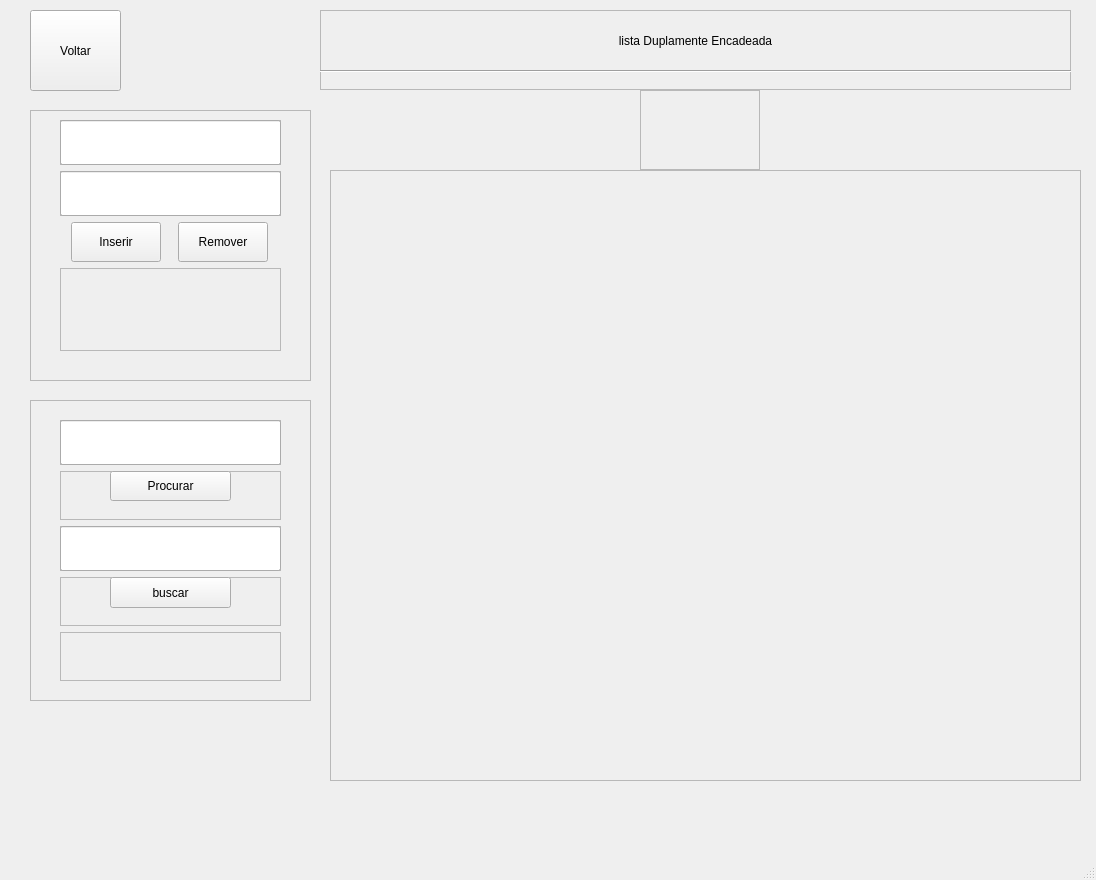
<?xml version="1.0" encoding="UTF-8"?>
<ui version="4.0">
 <class>LDEJanela</class>
 <widget class="QMainWindow" name="LDEJanela">
  <property name="geometry">
   <rect>
    <x>0</x>
    <y>0</y>
    <width>1096</width>
    <height>880</height>
   </rect>
  </property>
  <property name="minimumSize">
   <size>
    <width>100</width>
    <height>100</height>
   </size>
  </property>
  <property name="windowTitle">
   <string>MainWindow</string>
  </property>
  <widget class="QWidget" name="centralwidget">
   <widget class="QWidget" name="verticalLayoutWidget_2">
    <property name="geometry">
     <rect>
      <x>320</x>
      <y>10</y>
      <width>751</width>
      <height>80</height>
     </rect>
    </property>
    <layout class="QVBoxLayout" name="LayoutTitulo">
     <item>
      <widget class="QFrame" name="frameTitulo">
       <property name="frameShape">
        <enum>QFrame::StyledPanel</enum>
       </property>
       <property name="frameShadow">
        <enum>QFrame::Raised</enum>
       </property>
       <widget class="QLabel" name="titulo_pagina">
        <property name="geometry">
         <rect>
          <x>0</x>
          <y>0</y>
          <width>751</width>
          <height>61</height>
         </rect>
        </property>
        <property name="text">
         <string>lista Duplamente Encadeada</string>
        </property>
        <property name="alignment">
         <set>Qt::AlignCenter</set>
        </property>
       </widget>
       <widget class="Line" name="line_7">
        <property name="geometry">
         <rect>
          <x>0</x>
          <y>60</y>
          <width>769</width>
          <height>3</height>
         </rect>
        </property>
        <property name="orientation">
         <enum>Qt::Horizontal</enum>
        </property>
       </widget>
      </widget>
     </item>
    </layout>
   </widget>
   <widget class="QPushButton" name="pushButtonVoltar">
    <property name="geometry">
     <rect>
      <x>30</x>
      <y>10</y>
      <width>91</width>
      <height>81</height>
     </rect>
    </property>
    <property name="text">
     <string>Voltar</string>
    </property>
   </widget>
   <widget class="QFrame" name="menu_Busca">
    <property name="geometry">
     <rect>
      <x>30</x>
      <y>400</y>
      <width>281</width>
      <height>301</height>
     </rect>
    </property>
    <property name="layoutDirection">
     <enum>Qt::LeftToRight</enum>
    </property>
    <property name="frameShape">
     <enum>QFrame::StyledPanel</enum>
    </property>
    <property name="frameShadow">
     <enum>QFrame::Raised</enum>
    </property>
    <widget class="QWidget" name="verticalLayoutWidget_3">
     <property name="geometry">
      <rect>
       <x>30</x>
       <y>20</y>
       <width>221</width>
       <height>261</height>
      </rect>
     </property>
     <layout class="QVBoxLayout" name="Layout_menu_dados_2">
      <property name="spacing">
       <number>6</number>
      </property>
      <property name="sizeConstraint">
       <enum>QLayout::SetDefaultConstraint</enum>
      </property>
      <item>
       <widget class="QFrame" name="frameInputNumeroBusca">
        <property name="minimumSize">
         <size>
          <width>188</width>
          <height>45</height>
         </size>
        </property>
        <property name="maximumSize">
         <size>
          <width>242</width>
          <height>45</height>
         </size>
        </property>
        <property name="frameShape">
         <enum>QFrame::StyledPanel</enum>
        </property>
        <property name="frameShadow">
         <enum>QFrame::Raised</enum>
        </property>
        <widget class="QLineEdit" name="input_numero_busca">
         <property name="geometry">
          <rect>
           <x>0</x>
           <y>0</y>
           <width>221</width>
           <height>45</height>
          </rect>
         </property>
         <property name="minimumSize">
          <size>
           <width>188</width>
           <height>45</height>
          </size>
         </property>
         <property name="maximumSize">
          <size>
           <width>242</width>
           <height>45</height>
          </size>
         </property>
         <property name="inputMask">
          <string/>
         </property>
         <property name="text">
          <string/>
         </property>
         <property name="frame">
          <bool>true</bool>
         </property>
         <property name="alignment">
          <set>Qt::AlignCenter</set>
         </property>
        </widget>
       </widget>
      </item>
      <item>
       <widget class="QFrame" name="frame_2">
        <property name="frameShape">
         <enum>QFrame::StyledPanel</enum>
        </property>
        <property name="frameShadow">
         <enum>QFrame::Raised</enum>
        </property>
        <widget class="QPushButton" name="buttonBuscarValor">
         <property name="geometry">
          <rect>
           <x>50</x>
           <y>0</y>
           <width>121</width>
           <height>30</height>
          </rect>
         </property>
         <property name="maximumSize">
          <size>
           <width>150</width>
           <height>30</height>
          </size>
         </property>
         <property name="text">
          <string>Procurar</string>
         </property>
        </widget>
       </widget>
      </item>
      <item>
       <widget class="QFrame" name="frameInputPosicaoBusca">
        <property name="minimumSize">
         <size>
          <width>188</width>
          <height>45</height>
         </size>
        </property>
        <property name="maximumSize">
         <size>
          <width>242</width>
          <height>45</height>
         </size>
        </property>
        <property name="frameShape">
         <enum>QFrame::StyledPanel</enum>
        </property>
        <property name="frameShadow">
         <enum>QFrame::Raised</enum>
        </property>
        <widget class="QLineEdit" name="input_posicao_busca">
         <property name="geometry">
          <rect>
           <x>0</x>
           <y>0</y>
           <width>221</width>
           <height>45</height>
          </rect>
         </property>
         <property name="minimumSize">
          <size>
           <width>188</width>
           <height>45</height>
          </size>
         </property>
         <property name="maximumSize">
          <size>
           <width>242</width>
           <height>45</height>
          </size>
         </property>
         <property name="inputMask">
          <string/>
         </property>
         <property name="text">
          <string/>
         </property>
         <property name="alignment">
          <set>Qt::AlignCenter</set>
         </property>
        </widget>
       </widget>
      </item>
      <item>
       <widget class="QFrame" name="frameButtonBuscaPos">
        <property name="frameShape">
         <enum>QFrame::StyledPanel</enum>
        </property>
        <property name="frameShadow">
         <enum>QFrame::Raised</enum>
        </property>
        <widget class="QPushButton" name="buttonBuscarPosicao">
         <property name="geometry">
          <rect>
           <x>50</x>
           <y>0</y>
           <width>121</width>
           <height>31</height>
          </rect>
         </property>
         <property name="maximumSize">
          <size>
           <width>200</width>
           <height>40</height>
          </size>
         </property>
         <property name="text">
          <string>buscar</string>
         </property>
        </widget>
       </widget>
      </item>
      <item>
       <layout class="QHBoxLayout" name="horizontalLayout_11">
        <item>
         <widget class="QFrame" name="frameRespostaBusca">
          <property name="frameShape">
           <enum>QFrame::StyledPanel</enum>
          </property>
          <property name="frameShadow">
           <enum>QFrame::Raised</enum>
          </property>
          <widget class="QLabel" name="labelRepostaBusca">
           <property name="geometry">
            <rect>
             <x>0</x>
             <y>0</y>
             <width>221</width>
             <height>51</height>
            </rect>
           </property>
           <property name="text">
            <string/>
           </property>
           <property name="alignment">
            <set>Qt::AlignCenter</set>
           </property>
          </widget>
         </widget>
        </item>
       </layout>
      </item>
     </layout>
    </widget>
   </widget>
   <widget class="QFrame" name="menu_dados">
    <property name="geometry">
     <rect>
      <x>30</x>
      <y>110</y>
      <width>281</width>
      <height>271</height>
     </rect>
    </property>
    <property name="layoutDirection">
     <enum>Qt::LeftToRight</enum>
    </property>
    <property name="frameShape">
     <enum>QFrame::StyledPanel</enum>
    </property>
    <property name="frameShadow">
     <enum>QFrame::Raised</enum>
    </property>
    <widget class="QWidget" name="verticalLayoutWidget">
     <property name="geometry">
      <rect>
       <x>30</x>
       <y>10</y>
       <width>221</width>
       <height>231</height>
      </rect>
     </property>
     <layout class="QVBoxLayout" name="Layout_menu_dados">
      <property name="sizeConstraint">
       <enum>QLayout::SetDefaultConstraint</enum>
      </property>
      <item>
       <widget class="QFrame" name="frameInputNumero">
        <property name="minimumSize">
         <size>
          <width>188</width>
          <height>45</height>
         </size>
        </property>
        <property name="maximumSize">
         <size>
          <width>242</width>
          <height>45</height>
         </size>
        </property>
        <property name="frameShape">
         <enum>QFrame::StyledPanel</enum>
        </property>
        <property name="frameShadow">
         <enum>QFrame::Raised</enum>
        </property>
        <widget class="QLineEdit" name="input_numero">
         <property name="geometry">
          <rect>
           <x>0</x>
           <y>0</y>
           <width>221</width>
           <height>45</height>
          </rect>
         </property>
         <property name="minimumSize">
          <size>
           <width>188</width>
           <height>45</height>
          </size>
         </property>
         <property name="maximumSize">
          <size>
           <width>242</width>
           <height>45</height>
          </size>
         </property>
         <property name="inputMask">
          <string/>
         </property>
         <property name="text">
          <string/>
         </property>
         <property name="frame">
          <bool>true</bool>
         </property>
         <property name="alignment">
          <set>Qt::AlignCenter</set>
         </property>
        </widget>
       </widget>
      </item>
      <item>
       <widget class="QFrame" name="frameInputPosicao">
        <property name="minimumSize">
         <size>
          <width>188</width>
          <height>45</height>
         </size>
        </property>
        <property name="maximumSize">
         <size>
          <width>242</width>
          <height>45</height>
         </size>
        </property>
        <property name="frameShape">
         <enum>QFrame::StyledPanel</enum>
        </property>
        <property name="frameShadow">
         <enum>QFrame::Raised</enum>
        </property>
        <widget class="QLineEdit" name="input_posicao">
         <property name="geometry">
          <rect>
           <x>0</x>
           <y>0</y>
           <width>221</width>
           <height>45</height>
          </rect>
         </property>
         <property name="minimumSize">
          <size>
           <width>188</width>
           <height>45</height>
          </size>
         </property>
         <property name="maximumSize">
          <size>
           <width>242</width>
           <height>45</height>
          </size>
         </property>
         <property name="inputMask">
          <string/>
         </property>
         <property name="text">
          <string/>
         </property>
         <property name="alignment">
          <set>Qt::AlignCenter</set>
         </property>
        </widget>
       </widget>
      </item>
      <item>
       <layout class="QVBoxLayout" name="verticalLayout_3">
        <item>
         <layout class="QHBoxLayout" name="horizontalLayout_10">
          <item>
           <widget class="QPushButton" name="buttonInserir">
            <property name="maximumSize">
             <size>
              <width>90</width>
              <height>40</height>
             </size>
            </property>
            <property name="text">
             <string>Inserir</string>
            </property>
           </widget>
          </item>
          <item>
           <widget class="QPushButton" name="buttonRemover">
            <property name="maximumSize">
             <size>
              <width>90</width>
              <height>40</height>
             </size>
            </property>
            <property name="text">
             <string>Remover</string>
            </property>
           </widget>
          </item>
         </layout>
        </item>
       </layout>
      </item>
      <item>
       <layout class="QHBoxLayout" name="horizontalLayout_12">
        <item>
         <widget class="QFrame" name="frameValorRemovido">
          <property name="frameShape">
           <enum>QFrame::StyledPanel</enum>
          </property>
          <property name="frameShadow">
           <enum>QFrame::Raised</enum>
          </property>
          <widget class="QLabel" name="labelValorRemovido">
           <property name="geometry">
            <rect>
             <x>0</x>
             <y>0</y>
             <width>221</width>
             <height>71</height>
            </rect>
           </property>
           <property name="text">
            <string/>
           </property>
           <property name="alignment">
            <set>Qt::AlignCenter</set>
           </property>
          </widget>
         </widget>
        </item>
       </layout>
      </item>
     </layout>
    </widget>
   </widget>
   <widget class="QFrame" name="frameGrid">
    <property name="geometry">
     <rect>
      <x>330</x>
      <y>170</y>
      <width>751</width>
      <height>611</height>
     </rect>
    </property>
    <property name="sizePolicy">
     <sizepolicy hsizetype="Expanding" vsizetype="Expanding">
      <horstretch>0</horstretch>
      <verstretch>0</verstretch>
     </sizepolicy>
    </property>
    <property name="frameShape">
     <enum>QFrame::StyledPanel</enum>
    </property>
    <property name="frameShadow">
     <enum>QFrame::Raised</enum>
    </property>
   </widget>
   <widget class="QFrame" name="frameAdicionar">
    <property name="geometry">
     <rect>
      <x>640</x>
      <y>90</y>
      <width>120</width>
      <height>80</height>
     </rect>
    </property>
    <property name="frameShape">
     <enum>QFrame::StyledPanel</enum>
    </property>
    <property name="frameShadow">
     <enum>QFrame::Raised</enum>
    </property>
    <widget class="QWidget" name="gridLayoutWidget">
     <property name="geometry">
      <rect>
       <x>0</x>
       <y>0</y>
       <width>121</width>
       <height>81</height>
      </rect>
     </property>
     <layout class="QGridLayout" name="gridAdicionar"/>
    </widget>
   </widget>
  </widget>
  <widget class="QMenuBar" name="menubar">
   <property name="geometry">
    <rect>
     <x>0</x>
     <y>0</y>
     <width>1096</width>
     <height>21</height>
    </rect>
   </property>
  </widget>
  <widget class="QStatusBar" name="statusbar"/>
 </widget>
 <resources/>
 <connections/>
</ui>
